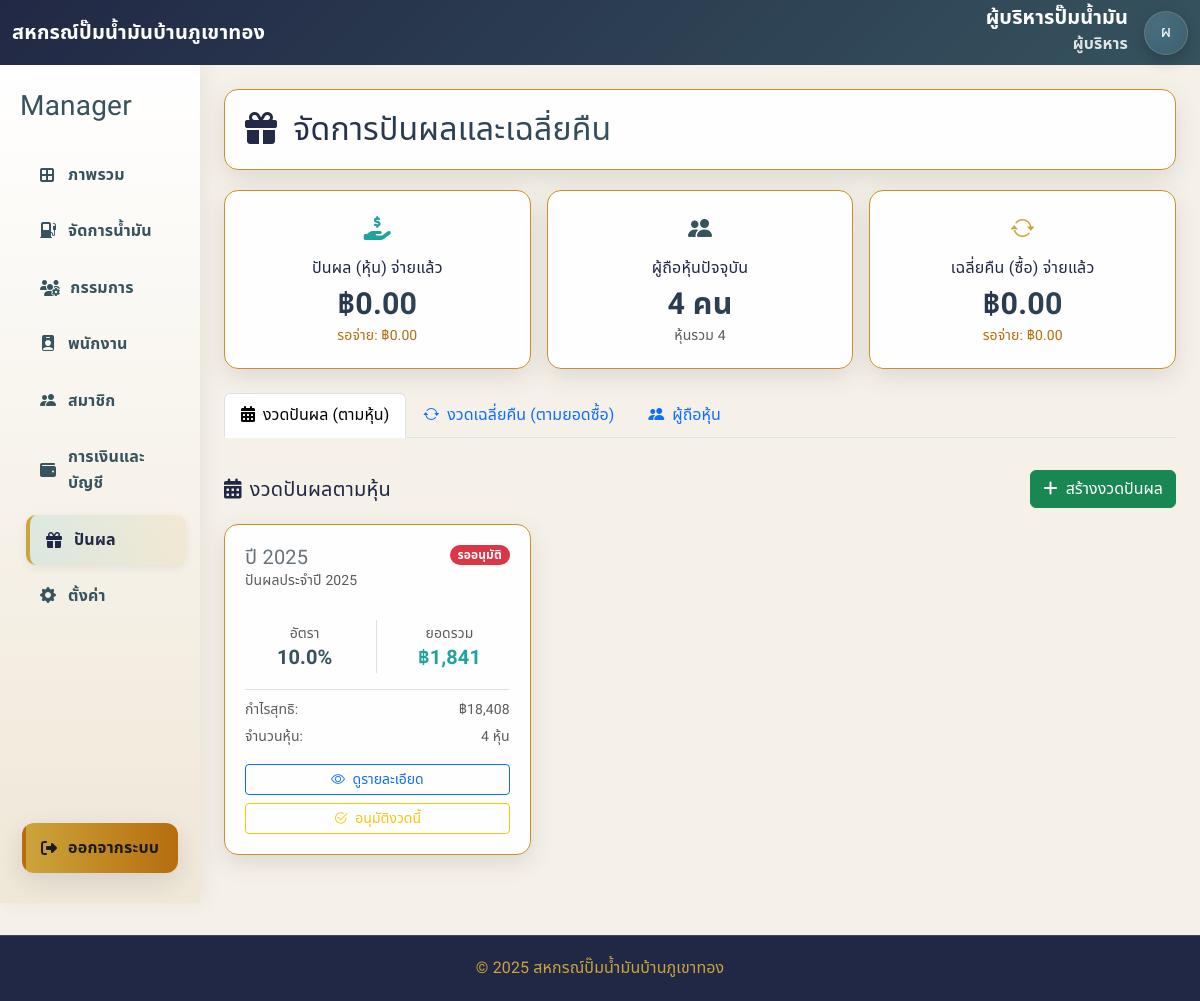
/manager/dividend.php (signed in), run on the app's committed database.
### tables this page shows
CREATE TABLE `settings` (
  `id` int NOT NULL,
  `setting_name` varchar(20) NOT NULL,
  `setting_value` int NOT NULL,
  `comment` varchar(255) NOT NULL
);

CREATE TABLE `dividend_periods` (
  `id` int UNSIGNED NOT NULL,
  `year` smallint UNSIGNED NOT NULL,
  `start_date` date DEFAULT NULL,
  `end_date` date DEFAULT NULL,
  `period_name` varchar(100) NOT NULL,
  `total_profit` decimal(15,2) NOT NULL,
  `dividend_rate` decimal(5,2) NOT NULL COMMENT 'Percentage of profit allocated for dividends',
  `total_shares_at_time` int UNSIGNED NOT NULL,
  `total_dividend_amount` decimal(15,2) NOT NULL,
  `dividend_per_share` decimal(15,4) NOT NULL,
  `status` enum('pending','approved','paid') NOT NULL DEFAULT 'pending',
  `payment_date` date DEFAULT NULL,
  `created_at` datetime NOT NULL DEFAULT CURRENT_TIMESTAMP,
  `approved_by` varchar(150) DEFAULT NULL
);

### manager/dividend.php (the view, shortened to what this page needs)
<?php
$pdo->setAttribute(PDO::ATTR_ERRMODE, PDO::ERRMODE_EXCEPTION);
try {
    $current_name = $_SESSION['full_name'] ?? 'ผู้บริหาร';
    $current_role = $_SESSION['role'] ?? 'guest';
} catch (Throwable $e) {
    header('Location: /index/login.php?err=เกิดข้อผิดพลาดของระบบ');
    exit();
}
$dividend_periods = [];
$members_dividends = [];
try {
    $dividend_periods = $pdo->query("
        SELECT id, `year`, start_date, end_date, period_name, total_profit, dividend_rate,
               total_shares_at_time, total_dividend_amount, status, payment_date,
               created_at, approved_by
        FROM dividend_periods
        ORDER BY `year` DESC, id DESC
    ")->fetchAll(PDO::FETCH_ASSOC);
    $all_members = [];
    try {
        $stmt = $pdo->query("
            SELECT
                m.id AS member_id,
                m.member_code,
                u.full_name,
                m.shares,
                u.role AS member_type, -- ใช้ role จาก users เพื่อระบุประเภท (member/manager/committee)
                m.user_id
            FROM members m
            JOIN users u ON m.user_id = u.id
            WHERE m.is_active = 1
        ");
        $all_members = $stmt->fetchAll(PDO::FETCH_ASSOC);
    } catch (Throwable $e) { error_log("Error fetching members: " . $e->getMessage()); }
    usort($all_members, function($a, $b) { return strcmp($a['member_code'] ?? '', $b['member_code'] ?? ''); });
    $members_dividends = [];
    foreach ($all_members as $row) {
        $key = $row['member_type'] . '_' . $row['member_id'];
        $members_dividends[$key] = [
            'id' => (int)$row['member_id'],
            'code' => $row['member_code'],
            'member_name' => $row['full_name'],
            'shares' => (int)$row['shares'],
            'type' => $row['member_type'],
            'type_th' => ['member' => 'สมาชิก', 'manager' => 'ผู้บริหาร', 'committee' => 'กรรมการ', 'admin' => 'ผู้ดูแลระบบ'][$row['member_type']] ?? 'อื่นๆ',
            'payments' => [],
            'rebates' => [],
            'total_received' => 0.0,
            'total_rebate_received' => 0.0
        ];
    }
    $payments_stmt = $pdo->query("SELECT dp.member_id, dp.member_type, dp.period_id, dp.dividend_amount, dp.payment_status FROM dividend_payments dp");
    foreach ($payments_stmt->fetchAll(PDO::FETCH_ASSOC) as $payment) {
        $key = $payment['member_type'] . '_' . $payment['member_id'];
        $pid = (int)$payment['period_id'];
        $amt = (float)$payment['dividend_amount'];
        $members_dividends[$key]['payments'][$pid] = $amt;
    }
    try {
        $rebate_payments_stmt = $pdo->query("SELECT rp.member_id, rp.member_type, rp.period_id, rp.rebate_amount, rp.payment_status FROM rebate_payments rp");
        foreach ($rebate_payments_stmt->fetchAll(PDO::FETCH_ASSOC) as $payment) {
            $key = $payment['member_type'] . '_' . $payment['member_id'];
            if (!isset($members_dividends[$key])) continue;
            $pid = (int)$payment['period_id'];
            $amt = (float)$payment['rebate_amount'];
            $members_dividends[$key]['rebates'][$pid] = $amt;
        }
    } catch(Throwable $e) {  }
} catch (Throwable $e) {
    $error_message = "เกิดข้อผิดพลาด: " . $e->getMessage();
    error_log("Dividend page error: " . $e->getMessage());
}
$site_name = 'สหกรณ์ปั๊มน้ำมันบ้านภูเขาทอง';
try {
    $st = $pdo->query("SELECT comment FROM settings WHERE setting_name='station_id' LIMIT 1");
    if ($r = $st->fetch(PDO::FETCH_ASSOC)) {
        $site_name = $r['comment'] ?: $site_name;
    }
} catch (Throwable $e) {}
$role_th_map = ['admin'=>'ผู้ดูแลระบบ','manager'=>'ผู้บริหาร','employee'=>'พนักงาน','member'=>'สมาชิกสหกรณ์','committee'=>'กรรมการ'];
$current_role_th = $role_th_map[$current_role] ?? 'ผู้ใช้งาน';
$avatar_text = mb_substr($current_name, 0, 1, 'UTF-8');
$total_dividend_paid = 0;
$pending_dividend = 0;
$total_rebate_paid = 0;
$pending_rebate = 0;
$total_members = count($members_dividends);
$total_shares = array_sum(array_column($members_dividends, 'shares'));
try {
    $stats = $pdo->query("
        SELECT
            (SELECT COALESCE(SUM(total_dividend_amount), 0) FROM dividend_periods WHERE status = 'paid') as total_paid,
            (SELECT COALESCE(SUM(total_dividend_amount), 0) FROM dividend_periods WHERE status = 'approved') as total_pending
    ")->fetch(PDO::FETCH_ASSOC);
    $total_dividend_paid = (float)($stats['total_paid'] ?? 0);
    $pending_dividend = (float)($stats['total_pending'] ?? 0);
    try {
        $rebate_stats = $pdo->query("
            SELECT
                (SELECT COALESCE(SUM(total_rebate_budget), 0) FROM rebate_periods WHERE status = 'paid') as total_paid,
                (SELECT COALESCE(SUM(total_rebate_budget), 0) FROM rebate_periods WHERE status = 'approved') as total_pending
        ")->fetch(PDO::FETCH_ASSOC);
        $total_rebate_paid = (float)($rebate_stats['total_paid'] ?? 0);
        $pending_rebate = (float)($rebate_stats['total_pending'] ?? 0);
    } catch (Throwable $e) {  }
} catch (Throwable $e) {}
?>
<!DOCTYPE html>
<html lang="th">
<head>
  <link href="https://cdn.jsdelivr.net/npm/bootstrap@5.3.2/dist/css/bootstrap.min.css" rel="stylesheet" />
  <link href="https://cdn.jsdelivr.net/npm/bootstrap-icons@1.11.3/font/bootstrap-icons.css" rel="stylesheet" />
  <link rel="stylesheet" href="https://cdnjs.cloudflare.com/ajax/libs/font-awesome/6.5.2/css/all.min.css" />
  <link rel="stylesheet" href="../assets/css/admin_dashboard.css" />
</head>
<body>
<nav class="navbar navbar-dark bg-primary">
  <div class="container-fluid">
    <div class="d-flex align-items-center gap-2">
      <a class="navbar-brand" href="manager_dashboard.php"><?= htmlspecialchars($site_name) ?></a>
    </div>
    <div class="d-flex align-items-center gap-3 ms-auto">
      <div class="nav-identity text-end d-none d-sm-block">
        <div class="nav-name"><?= htmlspecialchars($current_name) ?></div>
        <div class="nav-sub"><?= htmlspecialchars($current_role_th) ?></div>
      </div>
      <a href="profile.php" class="avatar-circle text-decoration-none"><?= htmlspecialchars($avatar_text) ?></a>
    </div>
  </div>
</nav>
<div class="container-fluid">
  <div class="row">
    <aside class="col-lg-2 d-none d-lg-flex flex-column sidebar py-4">
      <div class="side-brand mb-3"><h3><span>Manager</span></h3></div>
      <nav class="sidebar-menu flex-grow-1">
        <a href="manager_dashboard.php"><i class="fa-solid fa-border-all"></i>ภาพรวม</a>
        <a href="inventory.php"><i class="bi bi-fuel-pump-fill"></i>จัดการน้ำมัน</a>
        <a href="committee.php"><i class="fas fa-users-cog"></i> กรรมการ</a>
        <a href="employee.php"><i class="bi bi-person-badge-fill"></i>พนักงาน</a>
        <a href="member.php"><i class="bi bi-people-fill"></i> สมาชิก</a>
        <a href="finance.php"><i class="fa-solid fa-wallet"></i> การเงินและบัญชี</a>
        <a class="active" href="dividend.php"><i class="fa-solid fa-gift"></i> ปันผล</a>
        <a href="setting.php"><i class="bi bi-gear-fill"></i> ตั้งค่า</a>
      </nav>
      <a class="logout" href="/index/logout.php"><i class="fa-solid fa-right-from-bracket"></i>ออกจากระบบ</a>
    </aside>
    <main class="col-lg-10 p-4">
            <div class="main-header">
                <h2 class="mb-0"><i class="fa-solid fa-gift me-2"></i> จัดการปันผลและเฉลี่ยคืน</h2>
            </div>
            <div class="stats-grid">
                <div class="stat-card text-center">
                    <div class="fs-4 text-success mb-2"><i class="fa-solid fa-hand-holding-dollar"></i></div>
                    <h6>ปันผล (หุ้น) จ่ายแล้ว</h6>
                    <h3 class="mb-0 text-success">฿<?= number_format($total_dividend_paid, 2) ?></h3>
                    <small class="text-warning">รอจ่าย: ฿<?= number_format($pending_dividend, 2) ?></small>
                </div>
                <div class="stat-card text-center">
                    <div class="fs-4 text-primary mb-2"><i class="bi bi-people-fill"></i></div>
                    <h6>ผู้ถือหุ้นปัจจุบัน</h6>
                    <h3 class="mb-0 text-primary"><?= number_format($total_members) ?> คน</h3>
                    <small class="text-muted">หุ้นรวม <?= number_format($total_shares) ?></small>
                </div>
                <div class="stat-card text-center">
                    <div class="fs-4 text-info mb-2"><i class="bi bi-arrow-repeat"></i></div>
                    <h6>เฉลี่ยคืน (ซื้อ) จ่ายแล้ว</h6>
                    <h3 class="mb-0 text-info">฿<?= number_format($total_rebate_paid, 2) ?></h3>
                    <small class="text-warning">รอจ่าย: ฿<?= number_format($pending_rebate, 2) ?></small>
                </div>
            </div>
            <ul class="nav nav-tabs mb-3" id="dividendTab" role="tablist">
                <li class="nav-item" role="presentation">
                    <button class="nav-link active" id="periods-tab" data-bs-toggle="tab" data-bs-target="#periods-panel" type="button" role="tab" aria-controls="periods-panel" aria-selected="true">
                        <i class="fa-solid fa-calendar-days me-2"></i>งวดปันผล (ตามหุ้น)
                    </button>
                </li>
                <li class="nav-item" role="presentation">
                    <button class="nav-link" id="rebate-tab" data-bs-toggle="tab" data-bs-target="#rebate-panel" type="button" role="tab" aria-controls="rebate-panel" aria-selected="false">
                        <i class="bi bi-arrow-repeat me-2"></i>งวดเฉลี่ยคืน (ตามยอดซื้อ)
                    </button>
                </li>
                <li class="nav-item" role="presentation">
                    <button class="nav-link" id="members-tab" data-bs-toggle="tab" data-bs-target="#members-panel" type="button" role="tab" aria-controls="members-panel" aria-selected="false">
                        <i class="bi bi-people-fill me-2"></i>ผู้ถือหุ้น
                    </button>
                </li>
            </ul>
            <div class="tab-content pt-3">
                <div class="tab-pane fade show active" id="periods-panel" role="tabpanel" aria-labelledby="periods-tab">
                    <div class="panel mb-4">
                       <div class="d-flex justify-content-between align-items-center mb-3">
                            <h5 class="mb-0"><i class="fa-solid fa-calendar-days me-2"></i>งวดปันผลตามหุ้น</h5>
                             <button class="btn btn-success" data-bs-toggle="modal" data-bs-target="#modalCreateDividend">
                                <i class="fa-solid fa-plus me-1"></i> สร้างงวดปันผล
                            </button>
                       </div>
                       <div class="row g-3">
                           <?php if (empty($dividend_periods)): ?>
                               <div class="col-12"><div class="alert alert-info text-center mb-0">ยังไม่มีงวดปันผลตามหุ้น</div></div>
                           <?php else: ?>
                               <?php foreach($dividend_periods as $period): ?>
                               <div class="col-md-6 col-lg-4">
                                   <div class="stat-card h-100 d-flex flex-column">
                                       <div class="d-flex flex-column flex-grow-1">
                                           <div class="d-flex justify-content-between align-items-start mb-2">
                                               <div>
                                                   <h5 class="card-title mb-0">ปี <?= htmlspecialchars($period['year']) ?></h5>
                                                   <small class="text-muted d-block mb-1"><?= htmlspecialchars($period['period_name']) ?></small>
                                               </div>
                                               <span class="badge rounded-pill <?=
                                                   $period['status'] === 'paid' ? 'text-bg-success' :
                                                   ($period['status'] === 'approved' ? 'text-bg-warning' : 'text-bg-danger')
                                               ?>"><?= ['paid' => 'จ่ายแล้ว', 'approved' => 'อนุมัติ', 'pending' => 'รออนุมัติ'][$period['status']] ?? '?' ?></span>
                                           </div>
                                           <div class="row text-center my-3 flex-grow-1 align-items-center">
                                               <div class="col-6 border-end">
                                                   <small class="text-muted">อัตรา</small><br>
                                                   <span class="h5 fw-bold text-primary"><?= number_format($period['dividend_rate'], 1) ?>%</span>
                                               </div>
                                               <div class="col-6">
                                                   <small class="text-muted">ยอดรวม</small><br>
                                                   <span class="h5 fw-bold text-success">฿<?= number_format($period['total_dividend_amount'], 0) ?></span>
                                               </div>
                                           </div>
                                           <div class="d-flex flex-column gap-1 small text-muted border-top pt-2 mb-3">
                                               <div class="d-flex justify-content-between"><span>กำไรสุทธิ:</span> <span>฿<?= number_format($period['total_profit'], 0) ?></span></div>
                                               <div class="d-flex justify-content-between"><span>จำนวนหุ้น:</span> <span><?= number_format($period['total_shares_at_time']) ?> หุ้น</span></div>
                                           </div>
                                       </div>
                                       <div class="mt-auto d-grid gap-2">
                                            <button class="btn btn-sm btn-outline-primary" onclick="viewDividendDetails(<?= (int)$period['id'] ?>)">
                                                <i class="bi bi-eye me-1"></i> ดูรายละเอียด
                                            </button>
                                            <?php if($period['status'] === 'approved'): ?>
                                            <button class="btn btn-sm btn-success" onclick="processPayout(<?= (int)$period['id'] ?>, '<?= $_SESSION['csrf_token'] ?>')">
                                                <i class="fa-solid fa-money-check-dollar me-1"></i> ยืนยันการจ่าย
                                            </button>
                                            <?php elseif ($period['status'] === 'pending'): ?>
                                            <button class="btn btn-sm btn-outline-warning" onclick="approveDividend(<?= (int)$period['id'] ?>, '<?= $_SESSION['csrf_token'] ?>')">
                                                <i class="bi bi-check2-circle me-1"></i> อนุมัติงวดนี้
                                            </button>
                                            <?php endif; ?>
                                       </div>
                                   </div>
                               </div>
                               <?php endforeach; ?>
                           <?php endif; ?>
                       </div>
                   </div>
                </div>
            </div> </main>
    </div>
</div>
<footer class="footer ">
        <span class="text">© <?= date('Y') ?> <?= htmlspecialchars($site_name) ?></span>
</footer>
<div class="position-fixed bottom-0 end-0 p-3" style="z-index: 1080">
</div>
</body>
</html>

### data on the page
settings: comment "สหกรณ์ปั๊มน้ำมันบ้านภูเขาทอง"
dividend_periods: year "2025", period_name "ปันผลประจำปี 2025", status "รออนุมัติ", dividend_rate "10.0", total_dividend_amount "1,841", total_profit "18,408", total_shares_at_time "4"

### other printed values
$current_name "ผู้บริหารปั๊มน้ำมัน"
$current_role_th "ผู้บริหาร"
$avatar_text "ผ"
$total_dividend_paid "0.00"
$pending_dividend "0.00"
$total_members "4"
$total_shares "4"
$total_rebate_paid "0.00"
$pending_rebate "0.00"
